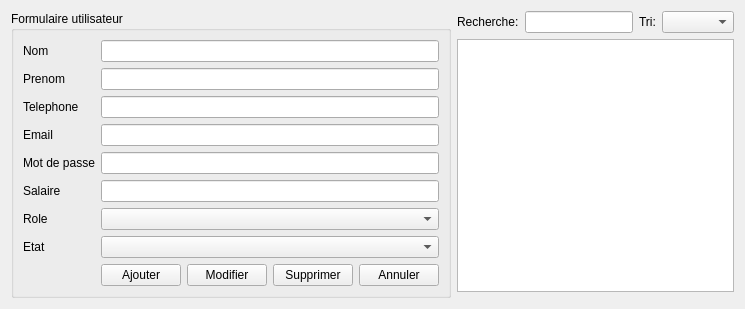
<?xml version="1.0" encoding="UTF-8"?>
<ui version="4.0">
 <class>UsersPageForm</class>
 <widget class="QWidget" name="UsersPageForm">
  <layout class="QGridLayout" name="gridLayout">
   <item row="0" column="0">
    <widget class="QGroupBox" name="formBox">
     <property name="title">
      <string>Formulaire utilisateur</string>
     </property>
     <layout class="QFormLayout" name="formLayout">
      <item row="0" column="0"><widget class="QLabel" name="labelNom"><property name="text"><string>Nom</string></property></widget></item>
      <item row="0" column="1"><widget class="QLineEdit" name="nomEdit"/></item>
      <item row="1" column="0"><widget class="QLabel" name="labelPrenom"><property name="text"><string>Prenom</string></property></widget></item>
      <item row="1" column="1"><widget class="QLineEdit" name="prenomEdit"/></item>
      <item row="2" column="0"><widget class="QLabel" name="labelTel"><property name="text"><string>Telephone</string></property></widget></item>
      <item row="2" column="1"><widget class="QLineEdit" name="telEdit"/></item>
      <item row="3" column="0"><widget class="QLabel" name="labelMail"><property name="text"><string>Email</string></property></widget></item>
      <item row="3" column="1"><widget class="QLineEdit" name="mailEdit"/></item>
      <item row="4" column="0"><widget class="QLabel" name="labelMdp"><property name="text"><string>Mot de passe</string></property></widget></item>
      <item row="4" column="1"><widget class="QLineEdit" name="mdpEdit"/></item>
      <item row="5" column="0"><widget class="QLabel" name="labelSalaire"><property name="text"><string>Salaire</string></property></widget></item>
      <item row="5" column="1"><widget class="QLineEdit" name="salaireEdit"/></item>
      <item row="6" column="0"><widget class="QLabel" name="labelRole"><property name="text"><string>Role</string></property></widget></item>
      <item row="6" column="1"><widget class="QComboBox" name="roleCombo"/></item>
      <item row="7" column="0"><widget class="QLabel" name="labelEtat"><property name="text"><string>Etat</string></property></widget></item>
      <item row="7" column="1"><widget class="QComboBox" name="etatCombo"/></item>
      <item row="8" column="1">
       <layout class="QHBoxLayout" name="buttonsLayout">
        <item><widget class="QPushButton" name="addBtn"><property name="text"><string>Ajouter</string></property></widget></item>
        <item><widget class="QPushButton" name="updateBtn"><property name="text"><string>Modifier</string></property></widget></item>
        <item><widget class="QPushButton" name="deleteBtn"><property name="text"><string>Supprimer</string></property></widget></item>
        <item><widget class="QPushButton" name="clearBtn"><property name="text"><string>Annuler</string></property></widget></item>
       </layout>
      </item>
     </layout>
    </widget>
   </item>
   <item row="0" column="1">
    <layout class="QVBoxLayout" name="rightLayout">
     <item>
      <layout class="QHBoxLayout" name="filtersLayout">
       <item><widget class="QLabel" name="labelRecherche"><property name="text"><string>Recherche:</string></property></widget></item>
       <item><widget class="QLineEdit" name="searchEdit"/></item>
       <item><widget class="QLabel" name="labelTri"><property name="text"><string>Tri:</string></property></widget></item>
       <item><widget class="QComboBox" name="sortCombo"/></item>
      </layout>
     </item>
     <item><widget class="QTableWidget" name="table"/></item>
     <item><widget class="QWidget" name="chartHost" native="true"/></item>
    </layout>
   </item>
  </layout>
 </widget>
 <resources/>
 <connections/>
</ui>
